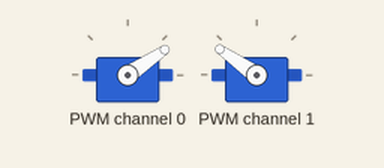
This program was run on a simulated Raspberry Pi (BCM pin numbers). Shown: 2 × servo. Random numbers come from a fixed seed. At 3.0 s the program stops and its outputs stay as they are.

Above: at 0.1 s.
At 1.1 s:
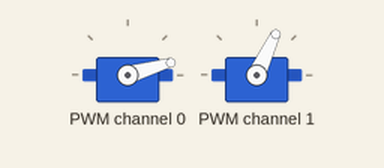
At 2.1 s:
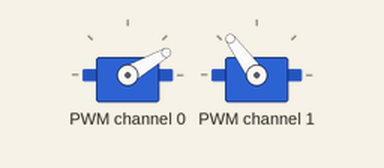
At 3.1 s:
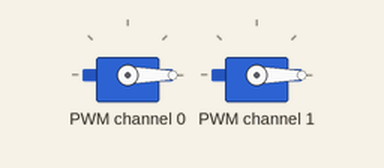
Timing chart, 0 to 4.5 s (numbered marks = the images above):
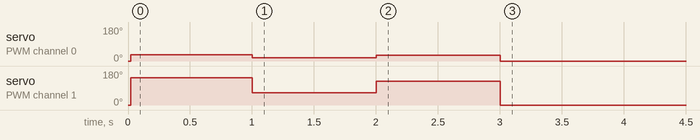

Measured:
- by itself, servo on PWM channel 0: 0° → 34° at 0.02 s, → 16° 0.98 s later, → 30° 1.0 s later, → 0° 1.0 s later
- by itself, servo on PWM channel 1: 0° → 145° at 0.02 s, → 65° 0.98 s later, → 126° 1.0 s later, → 0° 1.0 s later

The program:

ptc_servo_controller.py
```python
from adafruit_servokit import ServoKit
import adafruit_pca9685
import board
import busio
import time
import random

i2c = busio.I2C(board.SCL, board.SDA)
pca = adafruit_pca9685.PCA9685(i2c)
pca.frequency = 100


kit = ServoKit(channels=16)

kit.servo[0].set_pulse_width_range(500, 2500)
kit.servo[1].set_pulse_width_range(500, 2500)

kit.servo[0].angle = 0
kit.servo[1].angle = 0

i = 0

while(i<3):
  i += 1
  kit.servo[0].angle = random.randint(0, 180)
  kit.servo[1].angle = random.randint(0, 180)
  time.sleep(1)

kit.servo[0].angle = 0
kit.servo[1].angle = 0

# kit.continuous_servo[1].throttle = 1
# time.sleep(1)
# kit.continuous_servo[1].throttle = -1
# time.sleep(1)
# kit.continuous_servo[1].throttle = 0
```
